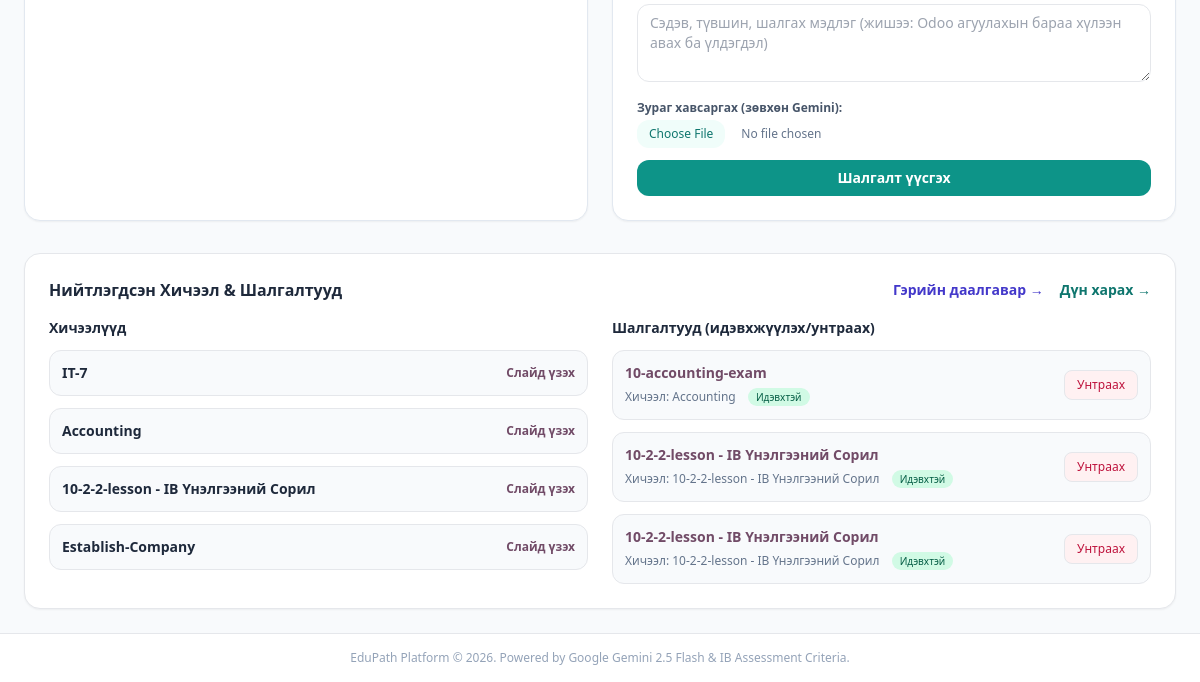
The page /teacher (signed in, lower part) on the database as committed earlier.
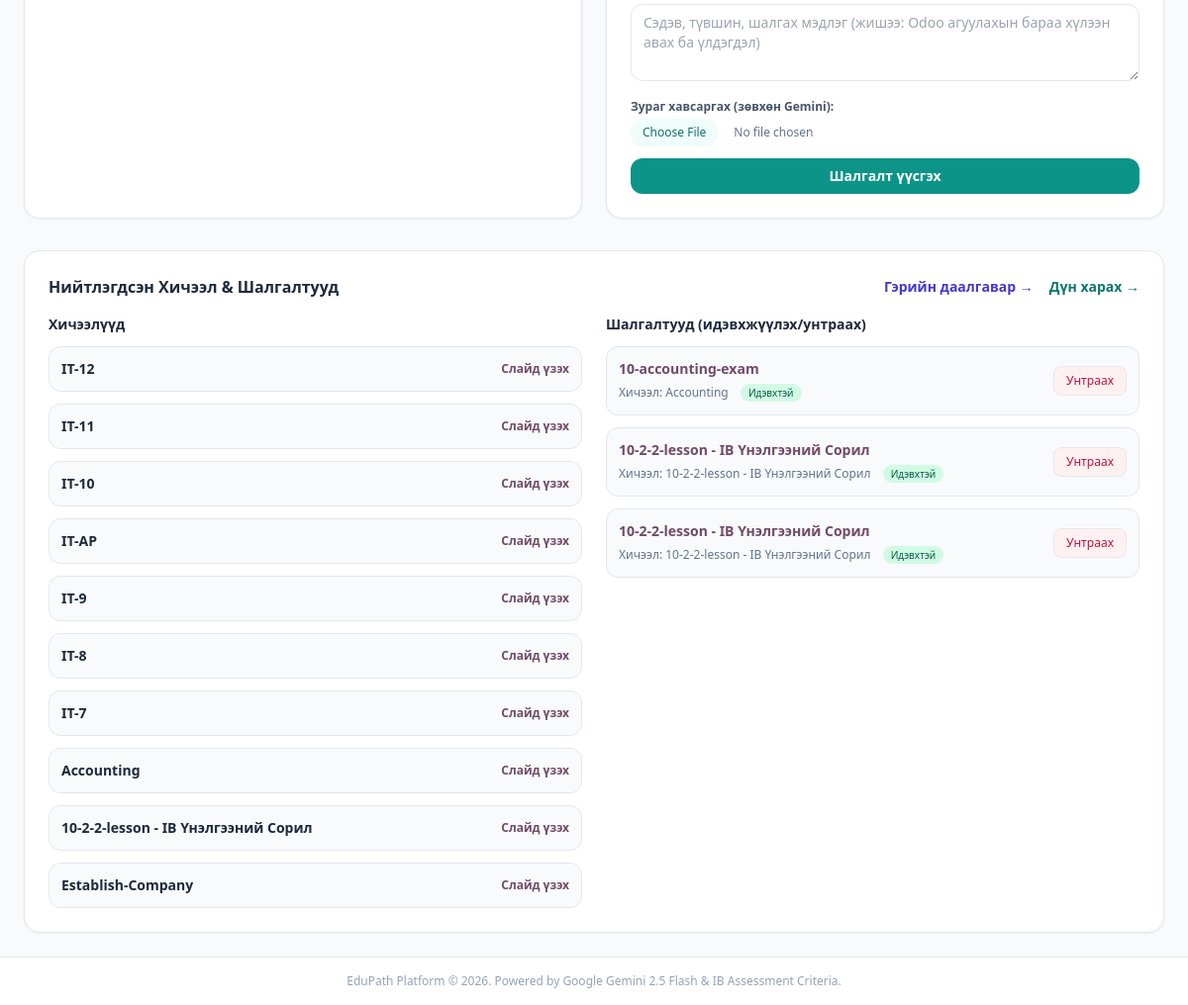
The same page on the database as committed later.
### tables this page shows
CREATE TABLE lessons (
        id INTEGER PRIMARY KEY AUTOINCREMENT,
        title TEXT,
        filename TEXT,
        teacher_id INTEGER
    );

CREATE TABLE quizzes (
        id INTEGER PRIMARY KEY AUTOINCREMENT,
        lesson_id INTEGER,
        title TEXT,
        questions_json TEXT,
        image_path TEXT,
        created_by INTEGER
    , is_active INTEGER DEFAULT 1, time_limit_minutes INTEGER);

### app.py (the view)
@app.get("/teacher", response_class=HTMLResponse)
def teacher_dashboard(request: Request, user: dict = Depends(get_current_user), db: sqlite3.Connection = Depends(get_db)):
    if not user or user["role"] != "teacher":
        return RedirectResponse("/login")
    c = db.cursor()
    c.execute("SELECT * FROM lessons WHERE teacher_id = ?", (user["id"],))
    lessons = c.fetchall()
    c.execute("SELECT * FROM lessons ORDER BY id DESC")
    published_lessons = c.fetchall()
    c.execute("SELECT quizzes.*, lessons.title as lesson_title, COALESCE(quizzes.is_active, 1) as is_active FROM quizzes JOIN lessons ON quizzes.lesson_id = lessons.id ORDER BY quizzes.id DESC")
    quizzes = c.fetchall()
    return templates.TemplateResponse(
        request=request,
        name="teacher.html",
        context={
            "user": user,
            "lessons": lessons,
            "published_lessons": published_lessons,
            "quizzes": quizzes
        }
    )

### templates/teacher.html (shortened to what this page needs)
{% extends "base.html" %}
{% block content %}
<div class="space-y-8">
  {% set error = request.query_params.get("error") %}
  <div class="grid grid-cols-1 md:grid-cols-2 gap-6">
    <div class="bg-white p-6 rounded-2xl shadow-sm border border-slate-200">
    </div>
    <div class="bg-white p-6 rounded-2xl shadow-sm border border-slate-200">
      <form action="/teacher/create-quiz" method="POST" enctype="multipart/form-data" class="space-y-3">
        <textarea name="prompt" rows="3" placeholder="Сэдэв, түвшин, шалгах мэдлэг (жишээ: Odoo агуулахын бараа хүлээн авах ба үлдэгдэл)" required class="w-full px-3 py-2 border rounded-xl text-sm"></textarea>
        <div>
          <label class="block text-xs font-semibold text-slate-600 mb-1">Зураг хавсаргах (зөвхөн Gemini):</label>
          <input type="file" name="image" accept="image/*" class="w-full text-xs text-slate-500 file:mr-4 file:py-1.5 file:px-3 file:rounded-xl file:border-0 file:bg-teal-50 file:text-teal-700">
        </div>
        <button type="submit" class="w-full py-2 bg-teal-600 text-white rounded-xl text-sm font-semibold hover:bg-teal-700">Шалгалт үүсгэх</button>
      </form>
    </div>
  </div>
  <div class="bg-white p-6 rounded-2xl shadow-sm border">
    <div class="flex justify-between items-center mb-4">
      <h3 class="text-md font-bold">Нийтлэгдсэн Хичээл & Шалгалтууд</h3>
      <div class="flex items-center gap-4">
        <a href="/teacher/homework" class="text-sm font-semibold text-indigo-700 hover:underline">Гэрийн даалгавар →</a>
        <a href="/scores" class="text-sm font-semibold text-teal-700 hover:underline">Дүн харах →</a>
      </div>
    </div>
    <div class="grid grid-cols-1 md:grid-cols-2 gap-6">
      <section>
        <h4 class="font-bold text-sm mb-3">Хичээлүүд</h4>
        <div class="space-y-3">
          {% for l in published_lessons %}
            <div class="flex items-center justify-between gap-3 p-3 border rounded-xl bg-slate-50">
              <span class="font-semibold text-sm text-slate-800">{{ l.title }}</span>
              <a href="/lesson/view/{{ l.id }}" target="_blank" class="shrink-0 text-xs font-semibold text-[#714B67] hover:underline">Слайд үзэх</a>
            </div>
          {% else %}
            <p class="text-sm text-slate-400">Одоогоор хичээл нийтлэгдээгүй байна.</p>
          {% endfor %}
        </div>
      </section>
      <section>
        <h4 class="font-bold text-sm mb-3">Шалгалтууд (идэвхжүүлэх/унтраах)</h4>
        <div class="space-y-3">
          {% for q in quizzes %}
            <div class="p-3 border rounded-xl bg-slate-50 flex items-center justify-between gap-2">
              <div>
                <h5 class="font-bold text-sm text-[#714B67]">{{ q.title }}</h5>
                <span class="text-xs text-slate-500">Хичээл: {{ q.lesson_title }}</span>
                {% if q.is_active %}
                  <span class="ml-2 text-[10px] bg-emerald-100 text-emerald-800 px-2 py-0.5 rounded-full">Идэвхтэй</span>
                {% else %}
                  <span class="ml-2 text-[10px] bg-slate-200 text-slate-700 px-2 py-0.5 rounded-full">Идэвхгүй</span>
                {% endif %}
              </div>
              <form action="/teacher/quiz/{{ q.id }}/toggle" method="POST">
                <button type="submit" class="text-xs px-3 py-1.5 rounded-lg border {% if q.is_active %}bg-rose-50 text-rose-700 hover:bg-rose-100{% else %}bg-emerald-50 text-emerald-700 hover:bg-emerald-100{% endif %}">
                  {% if q.is_active %}Унтраах{% else %}Идэвхжүүлэх{% endif %}
                </button>
              </form>
            </div>
          {% else %}
            <p class="text-sm text-slate-400">Одоогоор шалгалт үүсгээгүй байна.</p>
          {% endfor %}
        </div>
      </section>
    </div>
  </div>
</div>
{% endblock %}

Rows that differ between the two databases and show on the page:
added lessons: title "IT-12"
added lessons: title "IT-11"
added lessons: title "IT-10"
added lessons: title "IT-AP"
added lessons: title "IT-9"
added lessons: title "IT-8"
